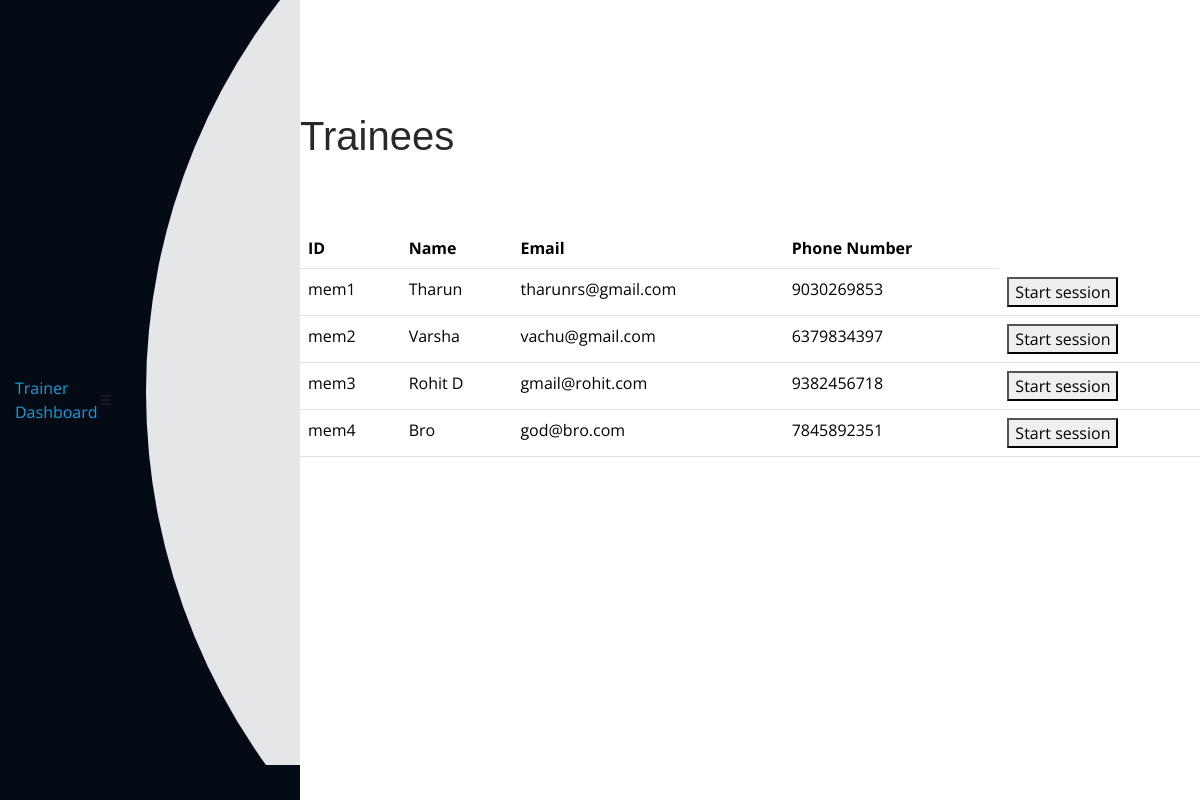
Page /trainer/trainee (signed in) on the committed database.
### app.py (models this page shows, shortened)
class Members(db.Model,UserMixin):
    id = db.Column(db.String(10), primary_key=True)
    name = db.Column(db.String(100))
    phone_number = db.Column(db.String(15))
    email = db.Column(db.String(100), nullable=False)
    member_since = db.Column(db.DateTime)
    password = db.Column(db.String(128), nullable=False)

### app.py (the view)
@app.route('/trainer/trainee', methods=["GET","POST"])
def trainee_view():
    trainer = current_user
    if not isinstance(trainer,Trainers):
        return redirect(url_for('trainer_login'))
    active,trainees = trainer.get_trainees()
    return render_template('trainer/trainee.html',trainer=trainer,active=active,trainees=trainees)

### app.py (called while the page is built)
@login_manager.user_loader
def load_user(user_id):
    admin = Admin.query.get(user_id)
    if admin is None:
        member = Members.query.get(user_id)
        if member is None:
            trainer = Trainers.query.get(user_id)
            return trainer  # Return the trainer user if found
        return member  # Return the regular member user if found
    return admin  # Return the admin user if found

    def get_trainees(self):
        subs_list = Subscription.query.filter_by(tra_id=self.id, completed=0).all()
        member_ids = [sub.mem_id for sub in subs_list]
        active_list = Session.query.filter(Session.member_id.in_(member_ids), Session.end_time == None).all()
        active_ids = [ses.member_id for ses in active_list]
        members = Members.query.filter(Members.id.in_(member_ids)).all()
        return active_ids,members

### templates/trainer/trainee.html (shortened to what this page needs)
{% extends "/trainer/header.html" %}
{% block content %}
<div class="pagetitle">
  <h1>Trainees</h1>
</div>
<section class="section dashboard">
  <div class="row">
    <div class="col">
      <table class="table">
        <thead>
          <tr>
            <th>ID</th>
            <th>Name</th>
            <th>Email</th>
            <th>Phone Number</th>
          </tr>
        </thead>
        <tbody>
          {% for trainee in trainees %}
          <tr>
            <td id="pkgid">{{ trainee.id }}</td>
            <td>{{ trainee.name }}</td>
            <td>{{ trainee.email }}</td>
            <td>{{ trainee.phone_number }}</td>
            {% if trainee.id in active %}
            <td><button id="{{trainee.id}}" onclick="end(this.id)">End session</button></td>
            {% else %}
            <td><button id="{{trainee.id}}" onclick="start(this.id)">Start session</button></td>
            {% endif %}
          </tr>
          {% endfor %}
        </tbody>
      </table>
    </div>
  </div>
</section>
{% endblock %}

### templates/trainer/header.html (shortened to what this page needs)
<!DOCTYPE html>
<html lang="en">
<head>
    <link href="/static/admin/assets/vendor/bootstrap/css/bootstrap.min.css" rel="stylesheet">
    <link href="/static/admin/assets/vendor/bootstrap-icons/bootstrap-icons.css" rel="stylesheet">
    <link href="/static/admin/assets/vendor/boxicons/css/boxicons.min.css" rel="stylesheet">
    <link href="/static/admin/assets/css/style.css" rel="stylesheet">
</head>
<body>
    <header id="header" class="header fixed-top d-flex align-items-center">
        <div class="d-flex align-items-center justify-content-between">
            <a href="{{url_for(('trainer_dashboard'))}}" class="logo d-flex align-items-center">
                <span class="d-none d-lg-block">Trainer Dashboard</span>
            </a>
            <i class="bi bi-list toggle-sidebar-btn"></i>
        </div>
        <nav class="header-nav ms-auto">
            <ul class="d-flex align-items-center">
                <li class="nav-item dropdown pe-3">
                    <a class="nav-link nav-profile d-flex align-items-center pe-0" href="#" data-bs-toggle="dropdown">
                        <img src="/static/assets/img/profile-img.jpg" alt="Profile" class="rounded-circle">
                    </a>
                </li>
            </ul>
        </nav>
    </header>
    <aside id="sidebar" class="sidebar">
        <ul class="sidebar-nav" id="sidebar-nav">
            <li class="nav-item">
                <a class="nav-link " href="{{url_for('trainer_dashboard')}}">
                    <span>Dashboard</span>
                </a>
            </li>
            <li class="nav-item">
                <a class="nav-link collapsed" data-bs-target="#components-nav" data-bs-toggle="collapse" href="#">
                    <span>Trainer Tools</span>
                </a>
            </li>
            <li class="nav-heading">Pages</li>
            <li class="nav-item">
                <a class="nav-link collapsed" href="users-profile.html">
                    <span>Profile</span>
                </a>
            </li>
        </ul>
    </aside>
    <main id="main" class="main">
        {% block content %}{% endblock %}
    </main>
    <footer id="footer" class="footer">
        <div class="credits">
        </div>
    </footer>
</body>
</html>

### static/assets/css/style.css (style rules this page uses)
body { font-family: "Open Sans", sans-serif; color: #272829; }
a { color: #149ddd; text-decoration: none; }
h1, h2, h3, h4, h5, h6 { font-family: "Raleway", sans-serif; }
#header { position: fixed; top: 0; left: 0; bottom: 0; width: 300px; transition: all ease-in-out 0.5s; z-index: 9997; transition: all 0.5s; padding: 0 15px; background: #040b14; overflow-y: auto; }
#main { margin-left: 300px; }
section { padding: 60px 0; overflow: hidden; }
#footer { padding: 15px; color: #f4f6fd; font-size: 14px; position: fixed; left: 0; bottom: 0; width: 300px; z-index: 9999; background: #040b14; }
#footer .credits { padding-top: 5px; text-align: center; font-size: 13px; color: #eaebf0; }

### rows in the picture
Members: id "mem1", name "Tharun", email "tharunrs@gmail.com", phone_number "9030269853"
Members: id "mem2", name "Varsha", email "vachu@gmail.com", phone_number "6379834397"
Members: id "mem3", name "Rohit D", email "gmail@rohit.com", phone_number "9382456718"
Members: id "mem4", name "Bro", email "god@bro.com", phone_number "7845892351"
